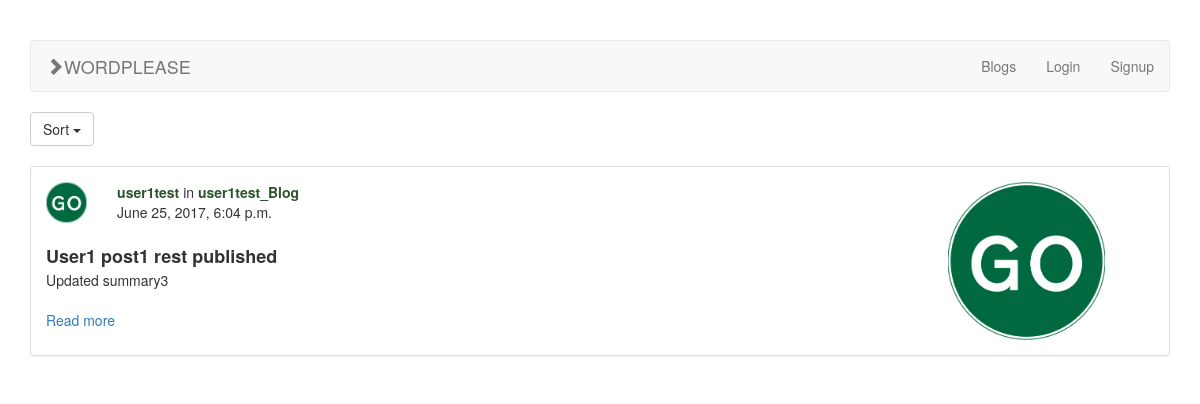
The page / on the database its author committed.
### blogs/models.py (models this page shows, shortened)
class Post(models.Model):
    title = models.CharField(max_length=100)
    slug = models.SlugField(max_length=100, unique=True)
    body = models.TextField()
    picture = models.ImageField(null=True, blank=True)
    is_published = models.BooleanField(default=True)
    summary = models.TextField()
    posted_at = models.DateTimeField(auto_now_add=True)
    hidden = models.BooleanField(default=False)
    blog = models.ForeignKey(Blog, related_name='post')
    category = models.ManyToManyField(Category)

class Blog(models.Model):
    title = models.CharField(max_length=100)
    author = models.OneToOneField(User, related_name='blog')
    created_at = models.DateField(auto_now_add=True)
    slug = models.SlugField(max_length=100, unique=True)

### blogs/views.py (the view)
# urls.py: url(r'^$', PostListView.as_view(), name='post_list'),
class PostListView(APIView):
    renderer_classes = [TemplateHTMLRenderer]
    template_name = 'post_list.html'
    serializer_class = PostSerializer
    authentication_classes = (SessionAuthentication, BasicAuthentication)
    def get(self, request, format=None):
        categories = utils.get_all_visible_categories()
        cat_slug = request.GET.get('cat', None)
        sort = request.GET.get('sort', None)
        auth = request.user.is_authenticated()
        posts = Post.objects.filter(is_published=True).order_by('-posted_at')
        if cat_slug:
            posts = posts.filter(category__slug=cat_slug)
        if sort:
            if sort == 'posted_at':
                sort = "-" + sort
            posts = posts.order_by(sort)
        return Response({'posts': posts, 'user': auth, 'categories': categories, 'selected_cat': cat_slug,
                         'logged_in_user': request.user})

### blogs/utils.py (called while the page is built)
def get_all_visible_categories():
    return Category.objects.filter(hidden=False)

### blogs/templates/post_list.html (shortened to what this page needs)
{% extends 'base.html' %}
{% load static %}
{% block content %}
    <div class="dropdown">
        <button class="btn btn-default dropdown-toggle" type="button" data-toggle="dropdown">Sort
            <span class="caret"></span></button>
    </div>
    <br>
    {% for post in posts %}
        <div class="panel panel-default">
            <div class="panel-body">
                <div class="row">
                    <div class="col-md-9 col-sm-9 col-xs-9">
                        <div class="row">
                            <div class="col-md-1 col-sm-1 col-xs-11">
                                <img style="width: 100%;display: block;" src="{% static "go.gif" %}">
                            </div>
                            <div class="col-md-11 col-sm-11 col-xs-11">
                                <span style="color: #2b542c"><b>{{ post.blog.author }}</b></span> in <span
                                    style="color: #2b542c"><b>{{ post.blog.title }}</b></span><br>
                                <span>{{ post.posted_at }} </span>
                            </div>
                        </div>
                        <br>
                        <span style="font-size: 18px;"><b>{{ post.title }}</b></span>
                        <br>
                        <span>{{ post.summary }}
                        </span><br>
                        <br>
                        <a href="{% url 'post-details' slug=post.slug %}">Read more</a>
                    </div>
                    <div class="col-md-3 col-sm-3 col-xs-3">
                        <div class="col-md-12 col-sm-12 col-xs-12">
                            <img style="width: 70%;display: block;margin: 0 auto;"
                                 src=" {% if post.picture %} {{ post.picture.url }} {% else %}{% static "go.gif" %}{% endif %}">
                        </div>
                    </div>
                </div>
            </div>
        </div>
    {% endfor %}
{% endblock %}

### blogs/templates/base.html (shortened to what this page needs)
<!DOCTYPE html>
{% load static %}
<html lang="en">
<head>
    <link href='{% static "bootstrap/css/bootstrap.min.css" %}' rel="stylesheet">
    <link href='{% static "default.css" %}' rel="stylesheet">
</head>
<body>
<br>
<br>
<div class="container">
    <nav class="navbar navbar-default">
        <div class="container-fluid">
            <div class="navbar-header">
                <a class="navbar-brand" href="{% url 'post_list' %}"><span
                        class="glyphicon glyphicon-chevron-right"></span>WORDPLEASE</a>
            </div>
            <ul class="nav navbar-nav navbar-right">
                <li><a href="{% url 'blog-list' %}">Blogs</a></li>
                {% if user %}
                    <li>
                        <a href="{% url 'add_post' %}">New Post</a>
                    </li>
                    <li>
                        <a href="{% url 'logout' %}">Logout</a>
                    </li>
                    <li>
                        <a href="{% url 'blog-post-details' username=logged_in_user.username %}">{{ logged_in_user.username }}
                        </a>
                    </li>
                {% else %}
                    <li>
                        <a href="{% url 'login' %}">Login</a>
                    </li>
                    <li>
                        <a href="{% url 'register-user' %}">Signup</a>
                    </li>
                {% endif %}
            </ul>
        </div>
    </nav>
    <div class="row">
        <div class="col-sm-12">
            {% block content %}{% endblock %}
        </div>
    </div>
</div>
</body>
</html>

### rows shown on the page
Post: blog.author "user1test", blog "user1test_Blog", posted_at "June 25, 2017, 6:04 p.m.", title "User1 post1 rest published", summary "Updated summary3"
